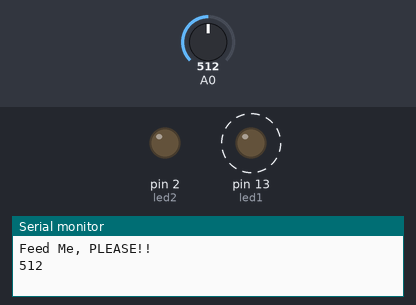
A sketch run on a simulated Arduino Uno, built with avr-gcc and run on an emulated ATmega328P. Parts: output pins drawn as LEDs (lit = HIGH), the last lines printed to the serial monitor. Dashed ring = blinking. The test bench sets the inputs (shaded band); at power-on: A0 = 512.

Above: at 1.8 s.
1.9 s: A0 set to 789
5.4 s: A0 set to 813
At 6.4 s:
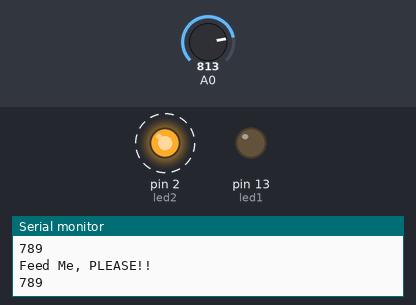
9.5 s: A0 set to 790
At 9.9 s:
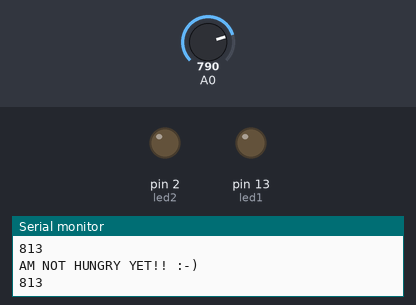
13.5 s: A0 set to 810
At 14.4 s:
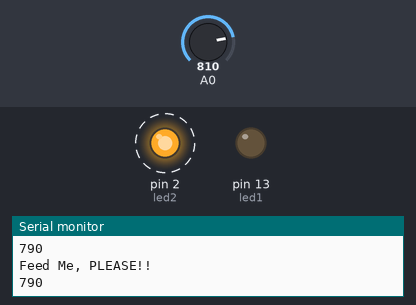
Timing chart, 0 to 18.5 s (numbered marks = the images above; inputs shaded):
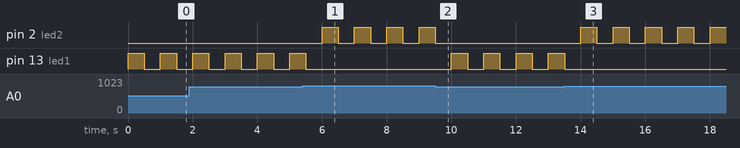

The sketch:

Plant_Watering_Moisture_Sensor_Project.ino
```cpp
int led1 = 13; // Red LED indicating Plant needs water
int led2 = 2;  // Green LED indicating Plant is feeded
int moisture = 0; // store the moisture value of soil to keep track

//Function Declations
int ReadingFromA0(int analogPin);
void LEDBlink(int pin);
void FeedMe(int moisture);

void setup() {
  Serial.begin(9600);
  pinMode(led1, OUTPUT);
  pinMode(led2, OUTPUT);
  pinMode(A0, INPUT);
}

void loop() {
  moisture = ReadingFromA0(A0);
  FeedMe(moisture);
  Serial.println(moisture);
}

int ReadingFromA0(int analogPin)  // This functions reads the input from from Analog Pin and returns reading
{
   int readingA0 = 0;
   readingA0 = analogRead(analogPin);
   return readingA0;
}

void LEDBlink(int pin)
{
   digitalWrite(pin, HIGH);
   delay(500);

   digitalWrite(pin, LOW);
   delay(500);
}

void FeedMe(int moisture)
{
   if(moisture < 800)
   {
      LEDBlink(led1);
      Serial.println("Feed Me, PLEASE!!");
   }
   else
   {
       LEDBlink(led2);
      Serial.println("AM NOT HUNGRY YET!! :-)");
   }
}
```

Measured:
- the behaviour switches between 799 and 800 on A0 (found by bisection; images 0 and 1)
- after the input at 5.4 s, pin 2 (led2): alternates HIGH for 0.50 s and LOW for 0.50 s, starting after 0.60 s; pin 13 (led1): goes on until 5.5 s, then stays LOW
- after the input at 9.5 s, pin 2 (led2): goes on until 9.5 s, then stays LOW; pin 13 (led1): alternates HIGH for 0.50 s and LOW for 0.50 s, starting after 0.51 s
- after the input at 13.5 s, pin 2 (led2): alternates HIGH for 0.50 s and LOW for 0.50 s, starting after 0.51 s; pin 13 (led1): goes on until 13.5 s, then stays LOW
- by itself, pin 13 (led1): alternates HIGH for 0.50 s and LOW for 0.50 s
